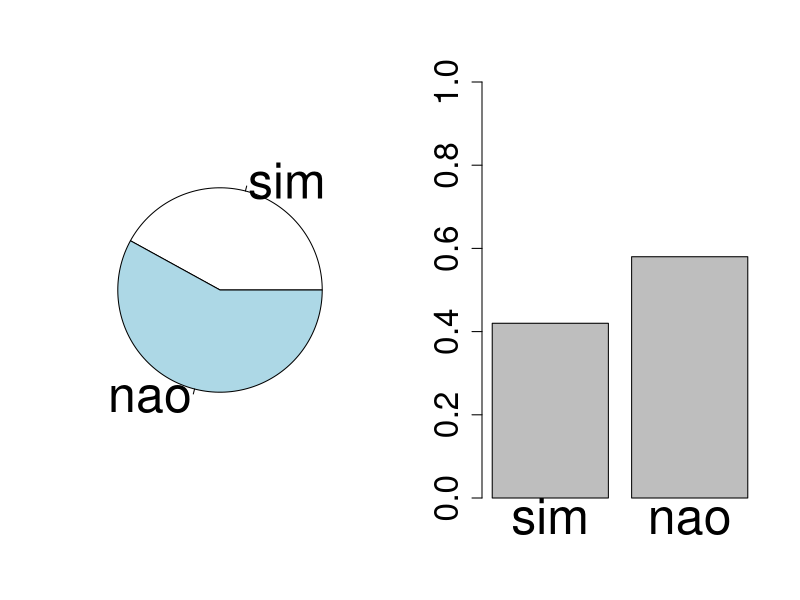
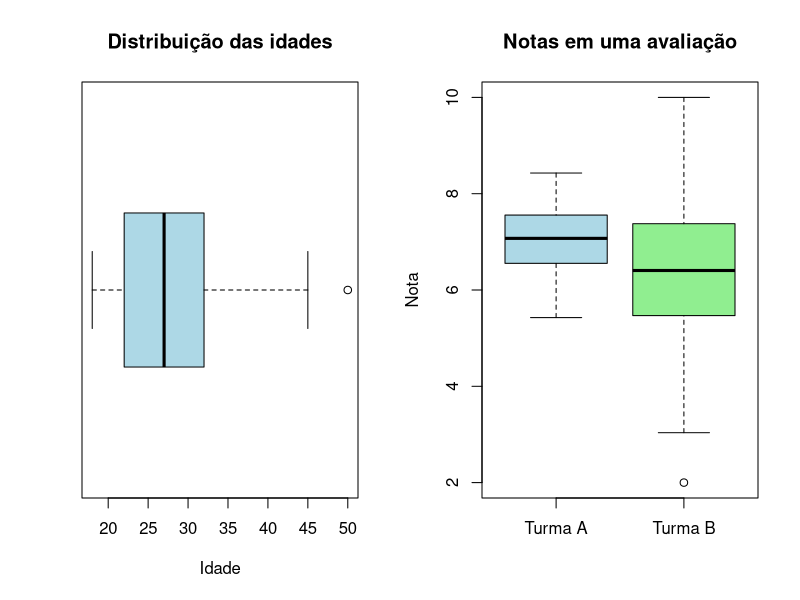
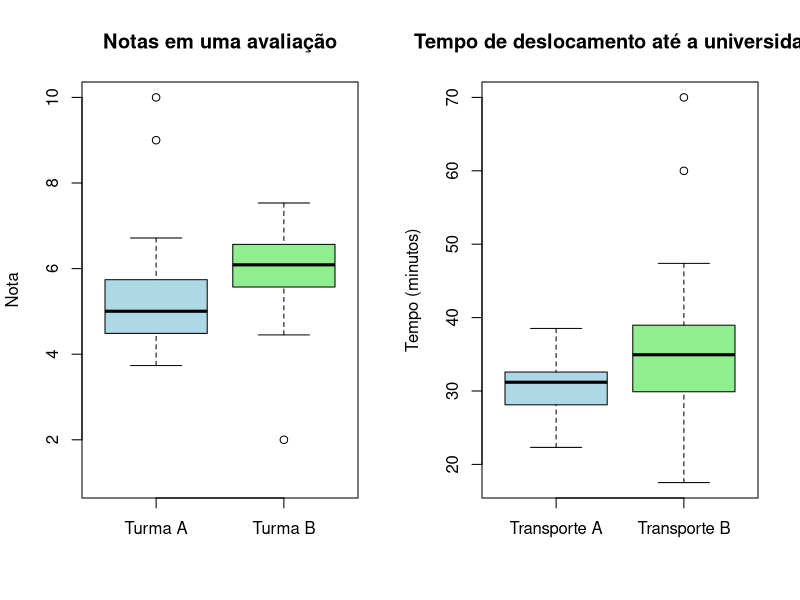

The R script that drew these images, in order:
## ---- chunk 1
knitr::opts_chunk$set(echo = FALSE)
require(magrittr)
set.seed(13)
## ---- chunk 2
par(mfrow=c(1,2))
pie(c(0.42, 0.58), c("sim","nao"), lwd=2, cex=3)
barplot(c(0.42,0.58), names.arg = c("sim","nao"), ylim=c(0,1), cex.names = 3, cex.axis = 2)
## ---- chunk 3
dados <- c(18, 19, 20, 21, 22, 22, 23, 24, 25, 26, 
           27, 28, 29, 30, 31, 32, 33, 35, 37, 
           45, 50)

boxplot(dados, 
        horizontal = TRUE,
        col = "lightblue",
        main = "Distribuição das idades",
        xlab = "Idade")
## ---- chunk 4
set.seed(123)

# Turma A: desempenho mais homogêneo
turma_A <- c(rnorm(40, mean = 7.0, sd = 0.8))

# Turma B: mais dispersa + alguns valores extremos
turma_B <- c(rnorm(40, mean = 6.5, sd = 1.5), 2.0, 10.0)

boxplot(turma_A, turma_B,
        names = c("Turma A", "Turma B"),
        col = c("lightblue", "lightgreen"),
        main = "Notas em uma avaliação",
        ylab = "Nota")
## ---- chunk 5
set.seed(123)

# Turma A: 
turma_A <-  c( sort( rnorm(50, mean = 5, sd = 1))[3:48], 9, 10) 

# Turma B: 
turma_B <- c( sort( rnorm(50, mean = 6, sd = 1))[2:48], 2)  

boxplot(turma_A, turma_B,
        names = c("Turma A", "Turma B"),
        col = c("lightblue", "lightgreen"),
        main = "Notas em uma avaliação",
        ylim = c(1, 10),
        ylab = "Nota")
## ---- chunk 6
set.seed(321)

# Transporte A: mais estável
transporte_A <-  c( sort( rnorm(50, mean = 30, sd = 5))[3:49], 23)

# Transporte B: mais variável + alguns casos extremos
transporte_B <- c(rnorm(40, mean = 35, sd = 7), 60, 70)

boxplot(transporte_A, transporte_B,
        names = c("Transporte A", "Transporte B"),
        col = c("lightblue", "lightgreen"),
        main = "Tempo de deslocamento até a universidade",
        ylab = "Tempo (minutos)")
